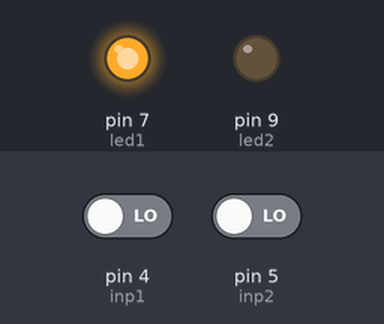
This sketch was run on a simulated Arduino Uno, built with avr-gcc and run on an emulated ATmega328P. Parts: output pins drawn as LEDs (lit = HIGH). Dashed ring = blinking. Inputs (shaded band) come from the test bench; at power-on: pin 4 (inp1) LOW, pin 5 (inp2) LOW.

Above: at 0.8 s.
0.9 s: pin 4 (inp1) driven HIGH
At 1.11 s:
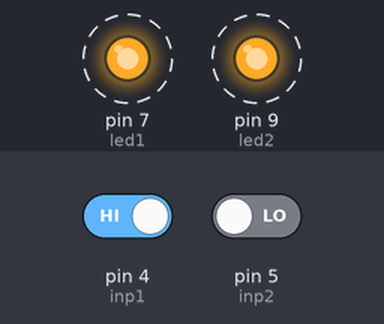
Timing chart, 0 to 9.9 s (numbered marks = the images above; inputs shaded):
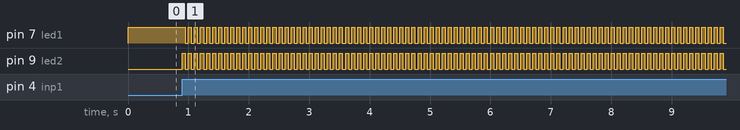

The sketch:

tlaticka_triple_busyloop_led_waiting.ino
```cpp
int led1 = 7;
int led2 = 9;

int inp1 = 4;
int inp2 = 5;

int freq = 10; //Hz
int halfper = (1000 / freq) / 2; //ms

void setup() {
  pinMode(inp1, INPUT);
  pinMode(inp2, INPUT);

  pinMode(led1, OUTPUT);
  pinMode(led2, OUTPUT);

  // cekej na prvni tlacitko stisk
  while(digitalRead(inp1) == HIGH);
  digitalWrite(led1, HIGH);
  // cekej na prvni tlacitko pust
  while(digitalRead(inp1) == LOW);
  digitalWrite(led2, HIGH);

  // cekej na druhe tlacitko stisk
  while(digitalRead(inp2) == HIGH);
}

void loop() {
  digitalWrite(led1, HIGH);
  digitalWrite(led2, HIGH);
  delay(halfper);
  digitalWrite(led1, LOW);
  digitalWrite(led2, LOW);
  delay(halfper);
}
```

Measured:
- after the input at 0.9 s, pin 7 (led1): alternates HIGH for 0.05 s and LOW for 0.05 s, starting after 0.05 s; pin 9 (led2): alternates HIGH for 0.05 s and LOW for 0.05 s, starting at once
